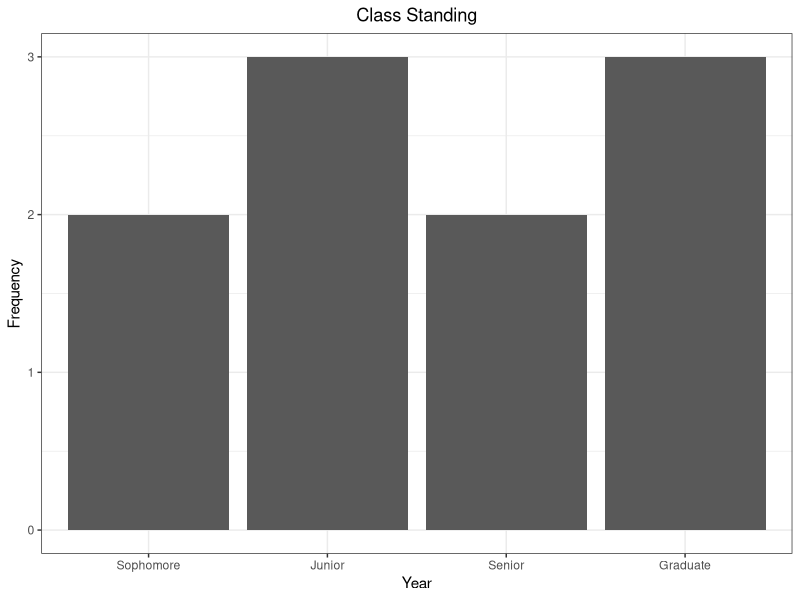
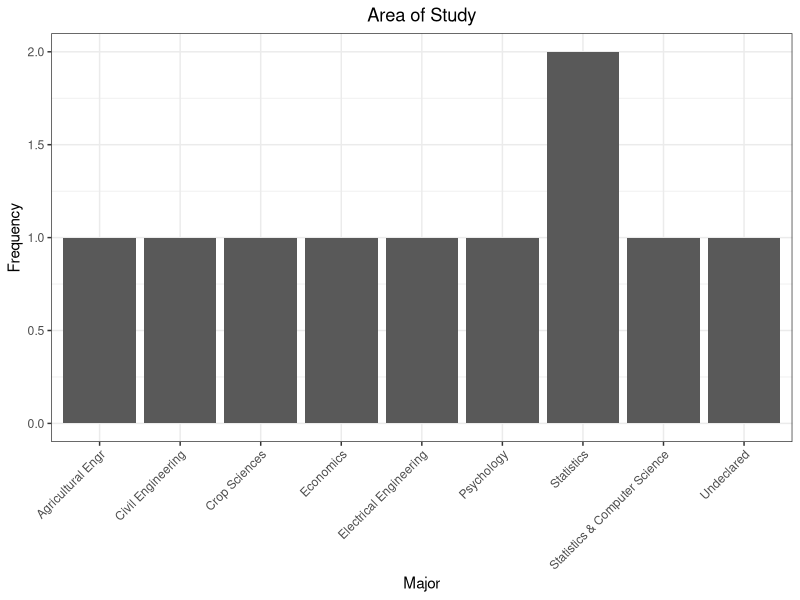

Recreate these plots in R, in order. (Note: this script raises an error after producing the figures.)
## @knitr loadpackages
# Any package that is required by the script below is given here:
inst_pkgs = load_pkgs =  c("rbenchmark","microbenchmark","compiler","ggplot2")
inst_pkgs = inst_pkgs[!(inst_pkgs %in% installed.packages()[,"Package"])]
if(length(inst_pkgs)) install.packages(inst_pkgs)

# Dynamically load packages
pkgs_loaded = lapply(load_pkgs, require, character.only=T)

## @knitr enrollment_data
df = data.frame(Year = c("Sophomore",
                         "Graduate",
                         "Junior",
                         "Junior",
                         "Graduate",
                         "Sophomore",
                         "Senior",
                         "Junior",
                         "Graduate",
                         "Senior"),
                Major = c("Statistics",
                          "Agricultural Engr",
                          "Statistics",
                          "Economics",
                          "Civil Engineering",
                          "Undeclared",
                          "Psychology",
                          "Statistics & Computer Science",
                          "Crop Sciences",
                          "Electrical Engineering"),
                stringsAsFactors = FALSE)
df$Year = factor(df$Year, levels = c("Freshman", "Sophomore", "Junior", "Senior", "Graduate"))

## @knitr enrollment_level
ggplot(df) + geom_bar(aes(Year)) + ylab("Frequency") +
  ggtitle("Class Standing") + theme_bw() +
  theme(plot.title = element_text(hjust = 0.5))

## @knitr enrollment_major
ggplot(df) + geom_bar(aes(Major)) +
  ylab("Frequency") + ggtitle("Area of Study") + theme_bw() +
  theme(axis.text.x = element_text(angle = 45, hjust = 1),
        plot.title = element_text(hjust = 0.5))


## @knitr sample_r_storing
# Create numeric object with values
x = 3
y = 5

# Perform calculations
x + y
x - y

# x*y; x/y; x^y;

## @knitr sample_r_vectors
x = c(1,2,3,4,5) # Create vector
y = 6:10         # Shorthand

cbind(x, y)      # Combine Columns to form Matrix: 5 x 2

rbind(x, y)      # Combine Rows to form Matrix: 2 x 5


## @knitr sample_r_functions
x = seq(1, 10, by = 2)   # 1, 3, 5, 7, 9
y = seq(10, 30, by = 5)  # 10, 15, .. , 30

result = numeric(1)      # Storage
for(i in 1:length(x)){   # (variable in sequence)
  result = x[i] + result
}                        # Loop (slow)

(out = sum(x))           # Vectorized Function (faster)
all.equal(result, out)   # Same value
#sd(x)                   # Standard Deviation
#cor(x,y)                # Correlation
#cov(x,y)                # Covariance

## @knitr bad_loop
bad.loop = function(){
  sum = 0
  for(i in 1:1000){
    a = 1/sqrt(2) # In loop
    sum = (sum+i)*a
  }
  sum
}

## @knitr good_loop
good.loop = function(){
  sum = 0
  a = 1/sqrt(2) # Out of Loop
  for(i in 1:1000){
    sum = (sum+i)*a
  }
  sum
}

## @knitr benchmark_loop
kable(benchmark(good.loop(), bad.loop(),
                columns = c("test", "replications", "elapsed",
                            "relative", "user.self", "sys.self"),
                order="relative"),
      row.names = FALSE)

## @knitr compiler_ex
good.comp = cmpfun(good.loop)
disassemble(good.comp)

## @knitr compiler
library("compiler")
good.comp = cmpfun(good.loop)
bad.comp = cmpfun(bad.loop)

## @knitr compiler_bench
kable(benchmark(good.comp=good.comp(), bad.comp=bad.comp(),
                good.loop = good.loop(), bad.loop = bad.loop(),
                columns = c("test", "replications", "elapsed",
                            "relative", "user.self", "sys.self"),
                order="relative"),
      row.names = FALSE)
